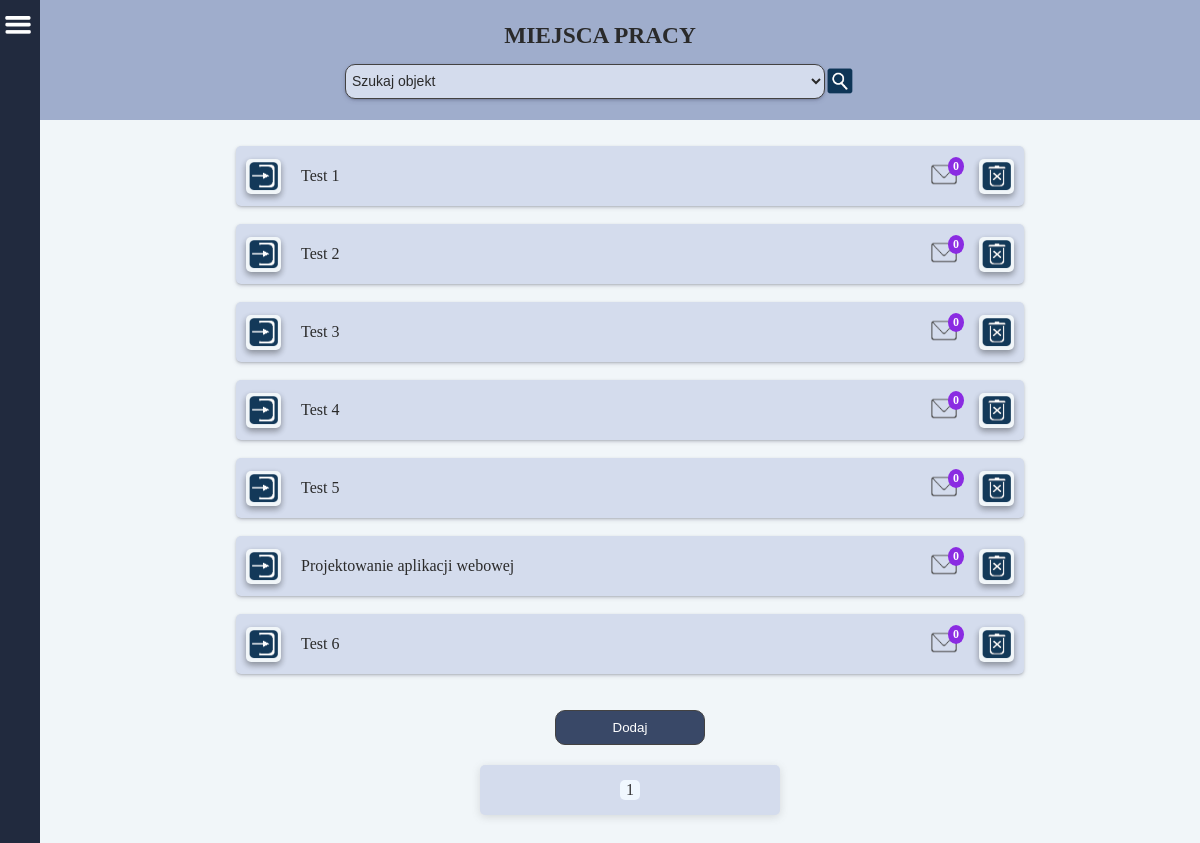
Page /work_objects/ (signed in) on the committed database.
### main/models.py (models this page shows, shortened)
class WorkObject(models.Model):
    name = models.CharField(
        null=True,
        max_length=150,
    )
    coffee_food = models.FloatField(
        null=True,
        default=0.00,
        verbose_name='Kawa/Posiłki',
    )
    user = models.ManyToManyField(
        CustomUser,
    )

### main/views.py (the view)
# urls.py: path('work_objects/', WorkObjects, name='work_objects'),
def WorkObjects(request):
    if request.user.is_superuser:
        work_objects = WorkObject.objects.all()
    else:
        work_objects = WorkObject.objects.filter(
            user=request.user
        )
    work_objects_list = work_objects.values_list('name', flat=True)
    if request.method == 'POST':
        select = request.POST.get('object')
        if select == 'Wszystkie objekty':
            work_objects = WorkObject.objects.all()
        else:
            work_objects = WorkObject.objects.filter(name=select)
    paginator = Paginator(work_objects, 10)
    page_number = request.GET.get('page')
    work_objects = paginator.get_page(page_number)
    context = {
        'work_objects': work_objects,
        'work_objects_list': work_objects_list,
    }
    return render(request, 'work_objects.html', context)

### main/templatetags/messages.py (called while the page is built)
@register.simple_tag
def messages_quantity(username, work_object):
    quantity = IsRead.objects.filter(
        username=username,
        work_object=work_object,
        is_read=False,
    ).count()
    return quantity

### main/templatetags/vacation_requests.py (called while the page is built)
@register.simple_tag
def request_quantity():
    reqs = VacationRequest.objects.filter(
        v_request__consideration=True
    ).order_by(
        '-v_request__id'
    ).select_related('v_request')
    return reqs.count()

### main/templates/work_objects.html (shortened to what this page needs)
{% extends 'base.html' %}
{% load static %}
{% load messages %}
{% block content %}
<div class="page-container">
    <div class="title">
        <h3>MIEJSCA PRACY</h3>
        <form method="POST" class="search_form" id="objects">
            <select name="object" class="search" onchange="submitFormObjects()">
                <option disabled selected hidden>Szukaj objekt</option>
            </select>
            <img src="{% static 'images/search.png' %}" width="30" height="30">
        </form>
    </div>
    <br>
    <div class="wo_container">
        {% for wo in work_objects %}
            <div class="label">
                <div class="row_cont_in_label">
                    <a class="label_img" href="{% url 'work_object' wo.pk %}">
                        <img src="{% static 'images/enter.png' %}" width="30" height="30">
                    </a>
                    {{wo.name}}
                </div>
                <div class="row_cont_in_label">
                    <div class="tags_cont_mini">
                        <a class="icon" href="{% url 'work_object' wo.pk %}">
                            <img src="{% static 'images/letters.png' %}" width="30" height="25">
                        </a>
                            {% messages_quantity request.user.username wo as count %}
                            {% if count > 0 %}
                                <span class="rotate_quantity">
                                    {{ count }}
                                </span>
                            {% else %}
                                <span class="quantity">
                                    {{ count }}
                                </span>
                            {% endif %}
                    </div>
                    <a class="label_img" href="{% url 'deleteWorkObjectQuestion' wo.pk %}">
                      <img src="{% static 'images/delete.png' %}" width="30" height="30">
                    </a>
                </div>
            </div>
            <br>
        {% endfor %}
        <br>
    {% if request.user.is_superuser %}
        <button class="cwo_btn">
            <a href="{% url 'create_work_object' %}">
                <p class="btn-title">
                    Dodaj
                </p>
            </a>
        </button>
    {% endif %}
    <div class="pagination">
        <span class="step-links">
            <span class="current-page"><p>{{ work_objects.number }}</p></span>
        </span>
    </div>
</div>
{% endblock %}

### static/css/base.css (style rules this page uses)
:root { --btn-bg-color: #394867; --border: 1px solid #434242; --main-bg-color: #F1F6F9; --header-bg-color: #212A3E; --input-bg-color: #d4dced; --title-bg-color: #9fadcc; --text-color: white; --height: 100%; --width: 100%; }
.page-container { display: flex; flex-direction: column; align-items: center; height: 100%; background-color: var(--main-bg-color); }
.title { display: flex; flex-direction: column; align-items: center; justify-content: center; background-color: var(--title-bg-color); color: #2a2a2a; border-radius: 5px; border: transparent; width: 100vw; height: auto; min-height: 100px; font-size: 20px; padding: 10px; gap: 15px; }
.search { border: 1px solid #434242; border-radius: 10px; width: 40vw; height: 35px; padding: 2px; }
.search_form { display: flex; justify-content: center; align-items: center; }
.label { display: flex; align-items: center; justify-content: space-between; background-color: var(--input-bg-color); color: #2a2a2a; border-radius: 5px; border: transparent; width: 64vw; height: 40px; font-size: 20px; padding: 10px; box-shadow: rgba(50, 50, 93, 0.25) 0px 2px 5px -1px, rgba(0, 0, 0, 0.3) 0px 1px 3px -1px; overflow-x: auto; }
.label a { color: var(--header-bg-color); }
.row_cont_in_label { display: flex; align-items: center; gap: 20px; font-size: 16px; }
.label_img { display: flex; justify-content: center; align-items: center; width: 35px; height: 35px; border-radius: 5px; background-color: var(--main-bg-color); box-shadow: rgba(0, 0, 0, 0.16) 0px 3px 6px, rgba(0, 0, 0, 0.23) 0px 3px 6px; cursor: pointer; }
select { background-color: var(--input-bg-color); color: #2a2a2a; border-radius: 5px; border: transparent; width: 200px; height: 30px; font-size: 14px; padding-left: 5px; cursor: pointer; box-shadow: rgba(50, 50, 93, 0.25) 0px 2px 5px -1px, rgba(0, 0, 0, 0.3) 0px 1px 3px -1px; }
a { color: var(--text-color); text-decoration: none; }
.btn-title { color: var(--text-color); text-decoration: none; text-align: center; }

### static/css/login.css (style rules this page uses)
* { margin: 0; padding: 0; }

### static/css/create_work_object.css (style rules this page uses)
.cwo_btn { padding: 5px; width: 19%; min-width: 150px; height: 35px; background-color: var(--btn-bg-color); border: var(--border); border-radius: 10px; cursor: pointer; }

### static/css/work_object.css (style rules this page uses)
.wo_container { display: flex; flex-direction: column; align-items: center; justify-content: center; padding: 8px; overflow-x: auto; height: auto; margin-left: 5%; }

### static/css/templatetags.css (style rules this page uses)
.quantity { position: absolute; top: -5px; right: -5px; display: inline-block; padding: 2px 5px; border-radius: 50%; background-color: blueviolet; color: white; font-size: 12px; font-weight: bold; }
.tags_cont_mini { display: inline-block; position: relative; }
.icon { display: inline-block; width: 25px; height: 25px; margin-right: 5px; }

### static/css/pagination.css (style rules this page uses)
.pagination { display: flex; justify-content: center; align-items: center; padding: 20px; }
.step-links { display: flex; justify-content: space-around; align-items: center; width: 300px; height: 50px; background-color: var(--input-bg-color); border-radius: 5px; box-shadow: rgba(99, 99, 99, 0.2) 0px 2px 8px 0px; }
.current-page { display: flex; justify-content: center; align-items: center; width: 20px; height: 20px; background-color: aliceblue; border-radius: 5px; }
.current-page p { color: #323234; }

### rows in the picture
WorkObject: name "Test 1", count "0"
WorkObject: name "Test 2", count "0"
WorkObject: name "Test 3", count "0"
WorkObject: name "Test 4", count "0"
WorkObject: name "Test 5", count "0"
WorkObject: name "Projektowanie aplikacji webowej", count "0"
WorkObject: name "Test 6", count "0"

### other values in the picture
{{ work_objects.number }} "1"
